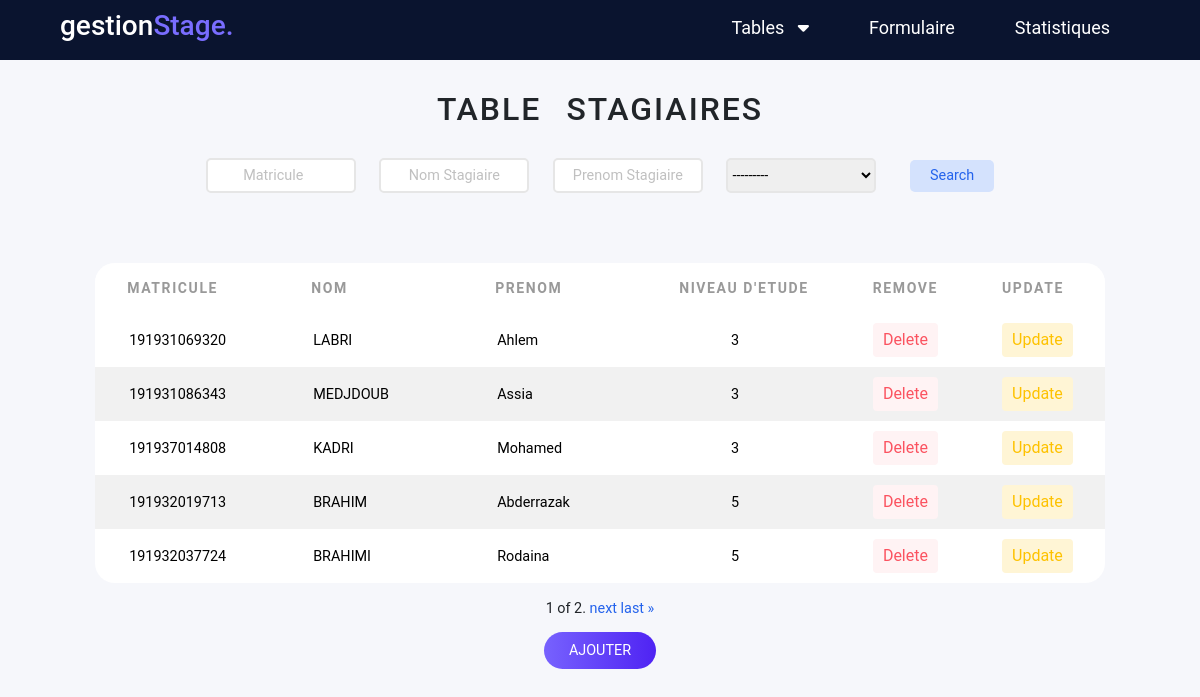
/stagiaire/, run on an earlier commit of the app's database.
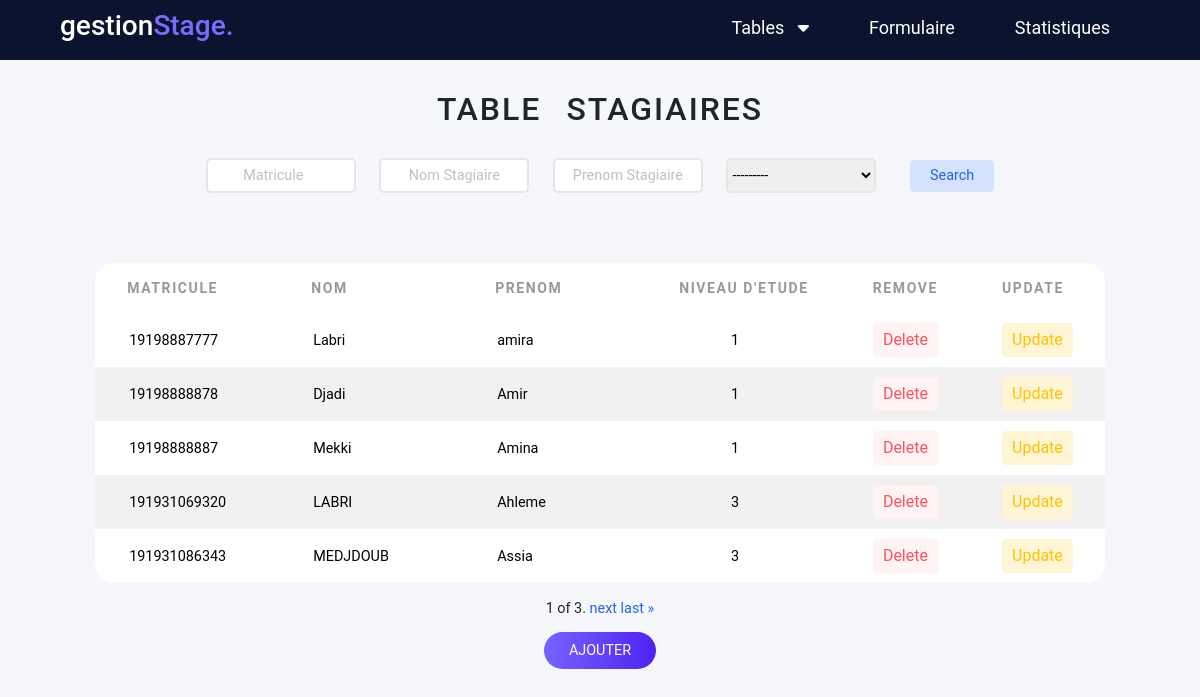
And on a later commit of the database.
### AppGestion/models.py (models this page shows, shortened)
class Stagiaire (models.Model):
    matricule= models.IntegerField(primary_key=True)
    NomStagiaire=models.CharField(max_length=15)
    PrenomStagiaire=models.CharField(max_length=30)
    NivEtude=models.IntegerField(choices=NIV_ETUDE)
    class Meta:
        ordering = ['NivEtude']

### AppGestion/views.py (the view)
# urls.py: path('stagiaire/',views.stagiaire,name='stagiaire'),
def stagiaire (request):
    stagiaires=Stagiaire.objects.all()
    myFilter1 =StagaireFilter(request.GET, queryset=stagiaires)
    stagiaires=myFilter1.qs
    paginator= Paginator(stagiaires,5)
    page_number=request.GET.get('page')
    stagiaires=paginator.get_page(page_number)
    if request.method=="POST":
        formStagiaire =StagiaireForm(data=request.POST)
        if formStagiaire.is_valid():
            formStagiaire.save()
            return redirect("stagiaire")
    else:
        formStagiaire=StagiaireForm
    return render(request,'stagiaire.html',{'stagiaire':stagiaires,'myFilter1':myFilter1,'formStagiaire':formStagiaire})

### AppGestion/templates/stagiaire.html (shortened to what this page needs)
<!DOCTYPE html>
<html lang="en">
<head>
    <link href="https://cdn.jsdelivr.net/npm/bootstrap@5.1.3/dist/css/bootstrap.min.css" rel="stylesheet">
    <link rel="stylesheet" href="https://cdnjs.cloudflare.com/ajax/libs/font-awesome/6.0.0-beta3/css/all.min.css"
    />
    <link rel="stylesheet" href="/static/style.css">
</head>
<body>
    <header>
        <div class="menu_bar">
            <h1 class="logo">gestion<span>Stage.</span></h1>
            <ul>
                <li ><a  href="" style="padding-left: 55px;">Tables &nbsp; <i class="fas fa-caret-down"></i></a>
                </li>
                <li><a href="{% url 'formulaireStage'%}">Formulaire</a></li>
                <li><a href="{% url 'Statistiques'%}">Statistiques</a> </li>
            </ul>
        </div>
    </header>
    <div class="contenue">
        <h2>table stagiaires</h2>
        <div class="filtrage">
            <form action="" methode="get">
                {{myFilter1.form}}
                <button class="button" type="submit"> Search </button>
            </form>
        </div>
        <table>
            <thead>
                <tr>
                    <th>Matricule</th>
                    <th>Nom </th>
                    <th>Prenom </th>
                    <th>Niveau d'etude</th>
                    <th>Remove</th>
                    <th>Update</th>
                </tr>
            </thead>
            {% for p in stagiaire %}
            <tr>
                <form method="POST" action="/Update_Stagiaire/{{p.matricule}}/">
                    <td><input class="table_input" type="text" name="matricule" value={{p.matricule}} readonly> </td>
                    <td><input class="table_input" type="text" name="NomStagiaire" value={{p.NomStagiaire}}></td>
                    <td><input class="table_input" type="text" name="PrenomStagiaire" value={{p.PrenomStagiaire}}></td>
                    <td><input class="table_input" style="width:30px;" type="" name="NivEtude" value={{p.NivEtude}}></td>
                    <td> <a href="{% url 'delete_Stagaire' p.matricule %}" class="btn delete"> Delete </a> </td>
                    <td> <input type="submit" value="Update" class="btn update"> </td>
                </form>
            </tr>
            {% endfor %}
        </table>
        <div class="pagination">
            <span class="step-links">
            <span class="current">
                 {{ stagiaire.number }} of {{ stagiaire.paginator.num_pages }}.
            </span> {% if stagiaire.has_next %}
            <a href="?page={{ stagiaire.next_page_number }}" class="control">next</a>
            <a href="?page={{ stagiaire.paginator.num_pages }}" class="control">last &raquo;</a> {% endif %}
            </span>
        </div>
        <div class="wrapper">
            <a href="#ajout-stagiaire">Ajouter</a>
        </div>
    </div>
</body>
</html>

What changed in the data, as far as the page shows it:
no longer on this page (row unchanged): Stagiaire: matricule "191937014808", NomStagiaire "KADRI", NivEtude "3"
no longer on this page (row unchanged): Stagiaire: matricule "191932019713", NomStagiaire "BRAHIM", PrenomStagiaire "Abderrazak", NivEtude "5"
no longer on this page (row unchanged): Stagiaire: matricule "191932037724", NomStagiaire "BRAHIMI", PrenomStagiaire "Rodaina", NivEtude "5"
added Stagiaire: matricule "19198887777", NomStagiaire "Labri", PrenomStagiaire "amira", NivEtude "1"
added Stagiaire: matricule "19198888878", NomStagiaire "Djadi", PrenomStagiaire "Amir", NivEtude "1"
added Stagiaire: matricule "19198888887", NomStagiaire "Mekki", PrenomStagiaire "Amina", NivEtude "1"
changed Stagiaire "LABRI": PrenomStagiaire "Ahlem" → "Ahleme"
Also different on the page:
{{ stagiaire.paginator.num_pages }}: "2" → "3"
